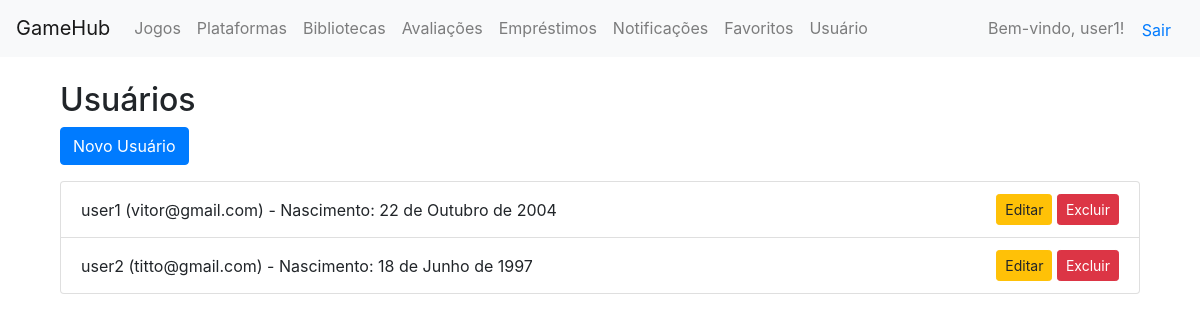
The page /usuarios/ (signed in) on the database as committed earlier.
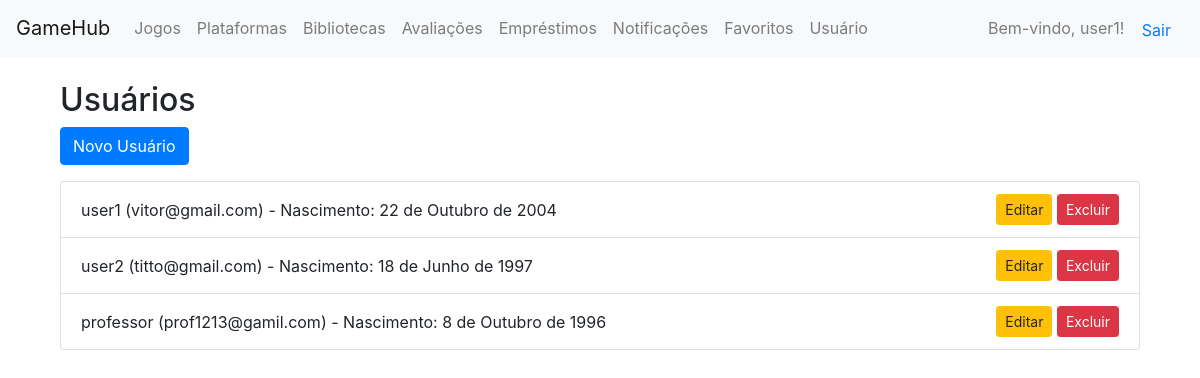
The same page on the database as committed later.
### core/models.py (models this page shows)
class Usuario(AbstractUser):
    data_nascimento = models.DateField(null=True, blank=True)

### core/views.py (the view)
# urls.py: path('usuarios/', views.usuario_list, name='usuario_list'),
@login_required
def usuario_list(request):
    usuarios = Usuario.objects.all()
    return render(request, 'usuarios/usuario_list.html', {'usuarios': usuarios})

### core/templates/usuarios/usuario_list.html (shortened to what this page needs)
{% extends 'base.html' %}
{% block content %}
<div class="container mt-4">
    <h2>Usuários</h2>
    <a href="{% url 'usuario_create' %}" class="btn btn-primary mb-3">Novo Usuário</a>
    <ul class="list-group">
        {% for u in usuarios %}
            <li class="list-group-item d-flex justify-content-between align-items-center">
                {{ u.username }} ({{ u.email }}) - Nascimento: {{ u.data_nascimento }}
                <div>
                    <a href="{% url 'usuario_update' u.pk %}" class="btn btn-warning btn-sm">Editar</a>
                    <a href="{% url 'usuario_delete' u.pk %}" class="btn btn-danger btn-sm">Excluir</a>
                </div>
            </li>
        {% empty %}
            <li class="list-group-item">Nenhum usuário cadastrado.</li>
        {% endfor %}
    </ul>
</div>
{% endblock %}

### core/templates/base.html (shortened to what this page needs)
<!DOCTYPE html>
<html lang="pt-br">
<head>
    <link rel="stylesheet" href="https://stackpath.bootstrapcdn.com/bootstrap/4.5.2/css/bootstrap.min.css">
</head>
<body>
    <header>
        <nav class="navbar navbar-expand-lg navbar-light bg-light">
            <a class="navbar-brand" href="{% url 'home' %}">GameHub</a>
            <div class="collapse navbar-collapse">
                <ul class="navbar-nav">
                    <li class="nav-item"><a class="nav-link" href="{% url 'jogo_list' %}">Jogos</a></li>
                    <li class="nav-item"><a class="nav-link" href="{% url 'plataforma_list' %}">Plataformas</a></li>
                    <li class="nav-item"><a class="nav-link" href="{% url 'biblioteca_list' %}">Bibliotecas</a></li>
                    <li class="nav-item"><a class="nav-link" href="{% url 'avaliacao_list' %}">Avaliações</a></li>
                    <li class="nav-item"><a class="nav-link" href="{% url 'emprestimo_list' %}">Empréstimos</a></li>
                    <li class="nav-item"><a class="nav-link" href="{% url 'notificacao_list' %}">Notificações</a></li>
                    <li class="nav-item"><a class="nav-link" href="{% url 'favorito_list' %}">Favoritos</a></li>
                    <li class="nav-item"><a class="nav-link" href="{% url 'usuario_list' %}">Usuário</a></li>
                </ul>
                <div class="ml-auto">
                    {% if user.is_authenticated %}
                        <span class="navbar-text">Bem-vindo, {{ user.username }}!</span>
                        <form action="{% url 'logout' %}" method="post" style="display:inline;">
                            <button type="submit" class="btn btn-link">Sair</button>
                        </form>
                    {% else %}
                        <a class="btn btn-primary" href="{% url 'login' %}">Login</a>
                        <a class="btn btn-secondary" href="{% url 'register' %}">Registrar</a>
                    {% endif %}
                </div>
            </div>
        </nav>
    </header>
    <main class="container mt-4">
        {% block content %}{% endblock %}
    </main>
</body>
</html>

Rows that differ between the two databases and show on the page:
added Usuario: username "professor", email "prof1213@gamil.com", data_nascimento "8 de Outubro de 1996"
